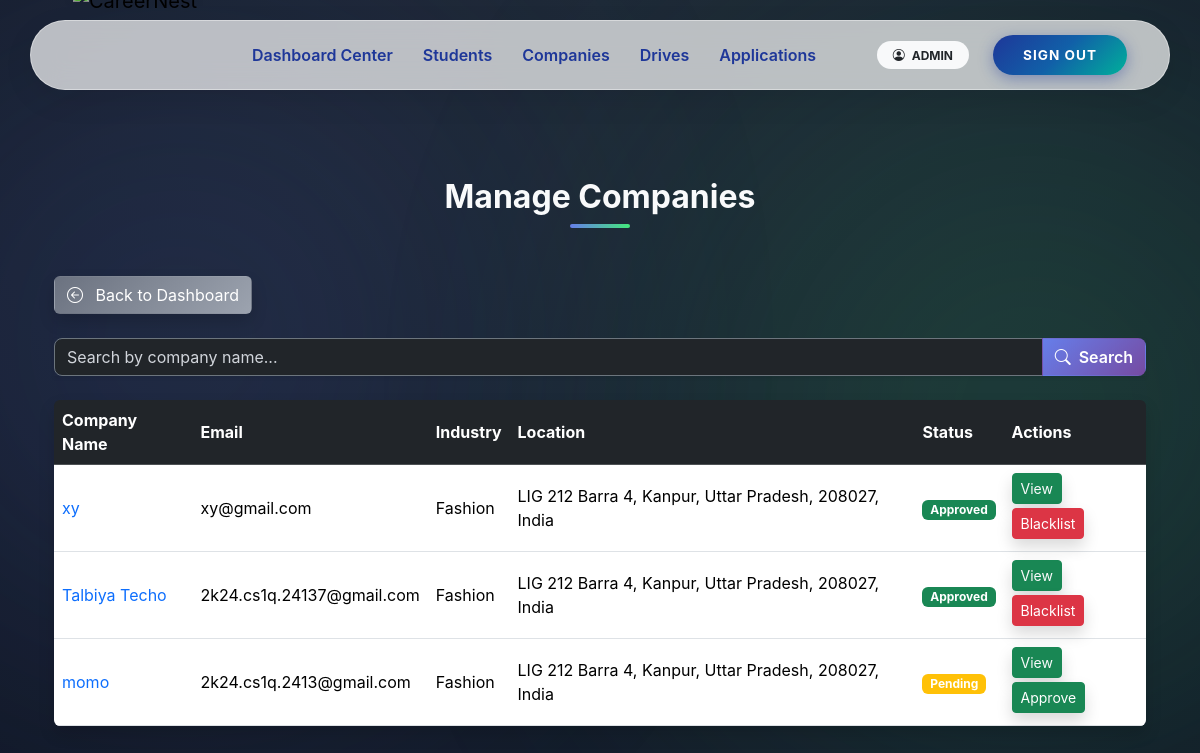
The app's page /admin/companies (signed in), older data.
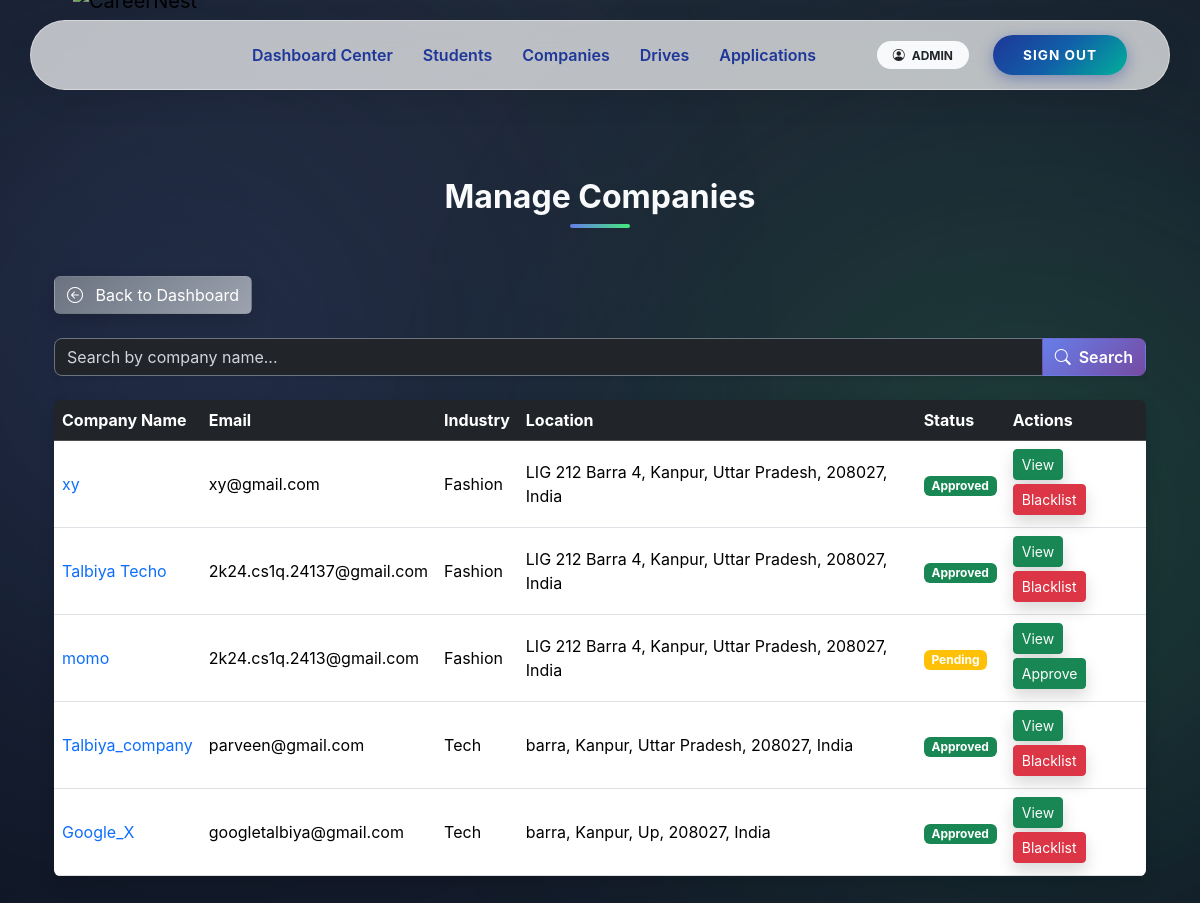
The same page, newer data.
### app/models.py (models this page shows, shortened)
class User(UserMixin, db.Model):
    __tablename__ = "users"
    user_id = db.Column(db.Integer, primary_key=True)
    email = db.Column(db.String(120), unique=True, nullable=False)
    password_hash = db.Column(db.String(255), nullable=False)
    role = db.Column(db.String(20), nullable=False)
    is_active = db.Column(db.Boolean, default=True)
    is_approved = db.Column(db.Boolean, default=False)
    is_blacklisted = db.Column(db.Boolean, default=False)
    created_at = db.Column(db.DateTime, default=datetime.utcnow)
    student = db.relationship(
        "Student",
        back_populates="user",
        uselist=False,
        cascade="all, delete-orphan"
    )
    company = db.relationship(
        "Company",
        back_populates="user",
        uselist=False,
        cascade="all, delete-orphan"
    )
    admin = db.relationship(
        "Admin",
        back_populates="user",
        uselist=False,
        cascade="all, delete-orphan"
    )

class Company(db.Model):
    __tablename__ = "companies"
    user_id = db.Column(
        db.Integer,
        db.ForeignKey("users.user_id", ondelete="CASCADE"),
        primary_key=True
    )
    company_name = db.Column(db.String(150), nullable=False)
    industry = db.Column(db.String(100))
    location = db.Column(db.String(200))
    website = db.Column(db.String(200))
    contact_person = db.Column(db.String(100))
    contact_phone = db.Column(db.String(20))
    description = db.Column(db.Text)
    user = db.relationship("User", back_populates="company")
    drives = db.relationship(
        "PlacementDrive",
        back_populates="company",
        cascade="all, delete-orphan"
    )

### app/admin/routes.py (the view)
@admin_bp.route('/companies')
@login_required
@role_required('admin')
def companies():
    q = request.args.get('q', '')
    query = User.query.filter_by(role='company')
    if q:
        query = query.join(Company).filter(Company.company_name.ilike(f'%{q}%'))
    companies = query.all()
    return render_template('admin/companies.html', companies=companies, q=q)

### app/utils.py (called while the page is built)
def role_required(required_role):
    def decorator(f):
        @wraps(f)
        def decorated_function(*args, **kwargs):
            if not current_user.is_authenticated:
                abort(401)
            if current_user.role != required_role:
                abort(403)
            if required_role in ["student", "company"] and not current_user.is_approved:
                abort(403)
            if current_user.is_blacklisted:
                abort(403)
            return f(*args, **kwargs)
        return decorated_function
    return decorator

### app/templates/admin/companies.html (shortened to what this page needs)
{% extends 'base.html' %}
{% block content %}
<div class="dashboard-bg">
  <div class="container position-relative">
    <h2 class="section-heading text-center mb-5">Manage Companies</h2>
    <a href="{{ url_for('admin.dashboard') }}" class="btn btn-gradient-secondary mb-4 shadow hover-glow text-white">
      <i class="bi bi-arrow-left-circle me-2"></i> Back to Dashboard
    </a>
    <form method="GET" class="mb-4">
      <div class="input-group shadow-sm">
        <input type="text" name="q" class="form-control bg-dark text-white border border-secondary"
               placeholder="Search by company name..." value="{{ q }}">
        <button class="btn btn-gradient-primary text-white" type="submit"><i class="bi bi-search me-1"></i> Search</button>
      </div>
    </form>
    {% if companies %}
    <div class="table-responsive shadow rounded">
      <table class="table table-hover align-middle mb-0 text-white">
        <thead class="table-dark">
          <tr>
            <th>Company Name</th>
            <th>Email</th>
            <th>Industry</th>
            <th>Location</th>
            <th>Status</th>
            <th>Actions</th>
          </tr>
        </thead>
        <tbody>
          {% for user in companies %}
          <tr>
            <td>
              <a href="{{ url_for('admin.company_detail', user_id=user.user_id) }}" class="text-primary text-decoration-none">
                {{ user.company.company_name if user.company else 'N/A' }}
              </a>
            </td>
            <td>{{ user.email }}</td>
            <td>{{ user.company.industry if user.company else 'N/A' }}</td>
            <td>{{ user.company.location if user.company else 'N/A' }}</td>
            <td>
              {% if user.is_blacklisted %}
              <span class="badge bg-danger">Blacklisted</span>
              {% elif user.is_approved %}
              <span class="badge bg-success">Approved</span>
              {% else %}
              <span class="badge bg-warning">Pending</span>
              {% endif %}
            </td>
            <td>
              <a href="{{ url_for('admin.company_detail', user_id=user.user_id) }}"
                 class="btn  btn-success btn-sm mb-1 shadow hover-glow">View</a>
              {% if not user.is_approved %}
              <form action="{{ url_for('admin.approve_company', user_id=user.user_id) }}" method="POST" style="display:inline;">
                <button type="submit" class="btn btn-success btn-sm mb-1 shadow hover-glow">Approve</button>
              </form>
              {% endif %}
              {% if user.is_blacklisted %}
              <form action="{{ url_for('admin.blacklist_company', user_id=user.user_id) }}" method="POST" style="display:inline;">
                <button type="submit" class="btn btn-success btn-sm mb-1 shadow hover-glow">Unblacklist</button>
              </form>
              {% elif user.is_approved %}
              <form action="{{ url_for('admin.blacklist_company', user_id=user.user_id) }}" method="POST" style="display:inline;">
                <button type="submit" class="btn btn-danger btn-sm mb-1 shadow hover-glow">Blacklist</button>
              </form>
              {% endif %}
            </td>
          </tr>
          {% endfor %}
        </tbody>
      </table>
    </div>
    {% else %}
    <div class="alert alert-info shadow rounded">No companies found.</div>
    {% endif %}
  </div>
</div>
{% endblock %}

### app/templates/base.html (shortened to what this page needs)
<!DOCTYPE html>
<html lang="en">
<head>
    <link href="https://cdn.jsdelivr.net/npm/bootstrap@5.3.2/dist/css/bootstrap.min.css" rel="stylesheet">
    <link rel="stylesheet" href="https://cdn.jsdelivr.net/npm/bootstrap-icons@1.10.5/font/bootstrap-icons.css">
</head>
<body>
    <div class="toast-container position-fixed top-0 end-0 p-3">
    </div>
    <header class="navbar-container">
        <nav class="navbar navbar-expand-lg navbar-island">
            <div class="container-fluid">
                <a class="navbar-brand " href="/">
                    <img src="{{ url_for('static', filename='img/CareerLogo.png') }}" alt="CareerNest">
                </a>
                <div class="collapse navbar-collapse" id="navMain">
                    <ul class="navbar-nav me-auto mb-2 mb-lg-0 ms-lg-4">
                        {% if current_user.is_authenticated %}
                        {% if current_user.role == 'admin' %}
                        <li class="nav-item"><a class="nav-link" href="{{ url_for('admin.dashboard') }}">Dashboard
                                Center</a></li>
                        <li class="nav-item"><a class="nav-link" href="{{ url_for('admin.students') }}">Students</a>
                        </li>
                        <li class="nav-item"><a class="nav-link" href="{{ url_for('admin.companies') }}">Companies</a>
                        </li>
                        <li class="nav-item"><a class="nav-link" href="{{ url_for('admin.drives') }}">Drives</a>
                        </li>
                        <li class="nav-item"><a class="nav-link"
                                href="{{ url_for('admin.applications') }}">Applications</a>
                        </li>
                        {% endif %}
                        {% else %}
                        <li class="nav-item"><a class="nav-link" href="/">Home</a></li>
                        {% endif %}
                    </ul>
                    <div class="d-flex flex-column flex-lg-row align-items-center">
                        {% if not current_user.is_authenticated %}
                        <a href="{{ url_for('auth.student_register') }}" class="btn btn-creative btn-student">Student
                            Join</a>
                        <a href="{{ url_for('auth.company_register') }}" class="btn btn-creative btn-student">Company
                            Join</a>
                        <a href="{{ url_for('auth.login') }}" class="btn btn-creative btn-login">Login</a>
                        {% else %}
                        <span class="badge rounded-pill bg-light text-dark px-3 py-2 me-3 d-none d-lg-block">
                            <i class="bi bi-person-circle me-1"></i> {{ current_user.role|upper }}
                        </span>
                        <a href="{{ url_for('auth.logout') }}" class="btn btn-creative btn-login">Sign Out</a>
                        {% endif %}
                    </div>
                </div>
            </div>
        </nav>
    </header>
    <main class="container page-content">
        {% block content %}{% endblock %}
    </main>
</body>
</html>

### app/templates/admin/companies.html (style rules this page uses)
.dashboard-bg { position: relative; z-index: 1; padding: 3rem 0; }
html, body { height: 100%; margin: 0; font-family: 'Inter', sans-serif; overflow-x: hidden; }
body { background: radial-gradient(circle at top, #1f2937 0%, #111827 100%); color: #f9fafb; }
body::before, body::after { content: ''; position: fixed; border-radius: 50%; filter: blur(150px); opacity: 0.15; z-index: 0; }
body::before { width: 600px; height: 600px; background: #667eea; top: 5%; left: -10%; }
body::after { width: 700px; height: 700px; background: #43e97b; bottom: 5%; right: -15%; }
.section-heading { font-weight: 700; font-size: 2rem; color: #f9fafb; position: relative; margin-bottom: 2rem; text-align:center; }
.section-heading::after { content: ''; display: block; width: 60px; height: 4px; background: linear-gradient(90deg, #667eea, #43e97b); border-radius: 2px; margin: 0.5rem auto 0 auto; }
.input-group .form-control { border-radius: 8px 0 0 8px; background-color: rgba(255,255,255,0.05); color: #f9fafb; }
.input-group .form-control::placeholder { color: #d1d5db; }
.input-group .btn { border-radius: 0 8px 8px 0; font-weight:600; }
.btn-gradient-primary { background: linear-gradient(135deg, #667eea, #764ba2); color: #fff; }
.btn-gradient-secondary { background: linear-gradient(135deg, #6b7280, #9ca3af); color: #fff; }
.table { color: #f9fafb; }
.table a { color: #f9fafb; }
.table td, .table th { vertical-align: middle; }
.mb-1 { margin-bottom: 0.25rem; }
.shadow { box-shadow: 0 5px 15px rgba(0,0,0,0.3); }

Row changes from the older to the newer data that the page shows:
added User: company "Talbiya_company", email "parveen@gmail.com", company "Tech", company "barra, Kanpur, Uttar Pradesh, 208027, India", is_blacklisted "Approved"
added User: company "Google_X", email "googletalbiya@gmail.com", company "Tech", company "barra, Kanpur, Up, 208027, India", is_blacklisted "Approved"
